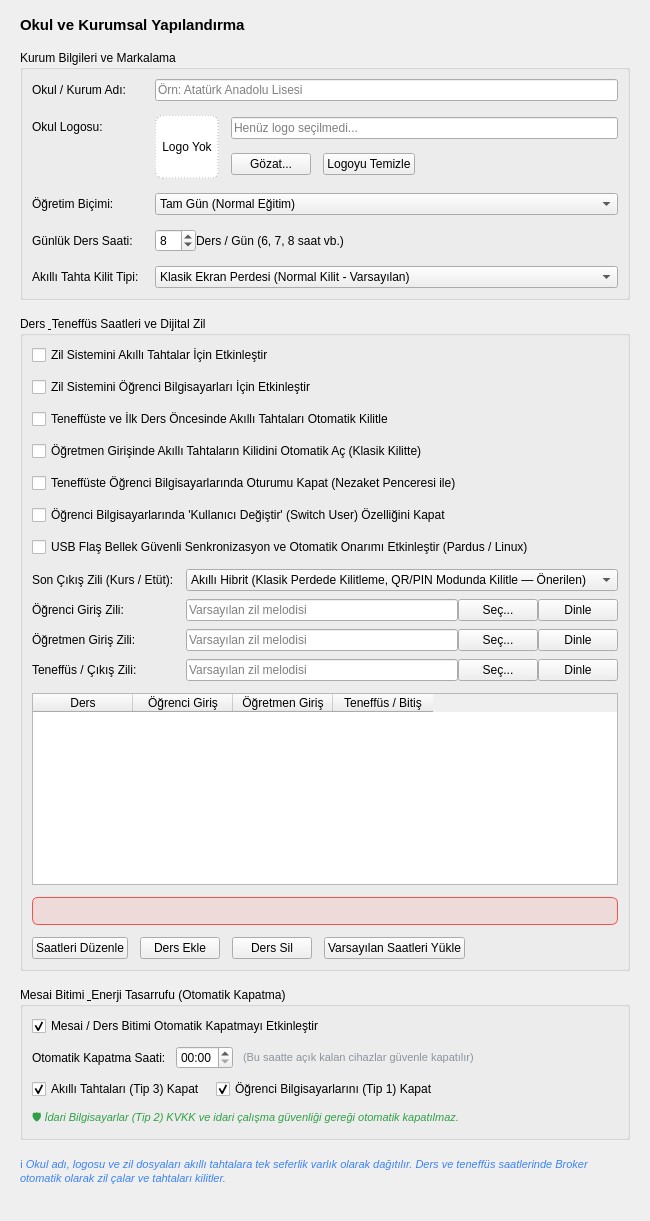
            <widget class="QWidget" name="scrollSchoolContents">
             <layout class="QVBoxLayout" name="scrollSchoolLayout">
              <property name="leftMargin"><number>20</number></property>
              <property name="topMargin"><number>16</number></property>
              <property name="rightMargin"><number>20</number></property>
              <property name="bottomMargin"><number>16</number></property>
              <property name="spacing"><number>16</number></property>
              <item>
               <widget class="QLabel" name="lblSchoolTitle">
                <property name="text"><string>Okul ve Kurumsal Yapılandırma</string></property>
                <property name="styleSheet"><string>font-weight: bold; font-size: 15px;</string></property>
               </widget>
              </item>
              <item>
               <widget class="QGroupBox" name="grpSchoolInfo">
                <property name="title"><string>Kurum Bilgileri ve Markalama</string></property>
                <layout class="QFormLayout" name="schoolForm">
                 <property name="horizontalSpacing"><number>16</number></property>
                 <property name="verticalSpacing"><number>14</number></property>
                 <item row="0" column="0">
                  <widget class="QLabel" name="lblSchoolName">
                   <property name="text"><string>Okul / Kurum Adı:</string></property>
                  </widget>
                 </item>
                 <item row="0" column="1">
                  <widget class="QLineEdit" name="schoolNameEdit">
                   <property name="placeholderText"><string>Örn: Atatürk Anadolu Lisesi</string></property>
                   <property name="toolTip"><string>Akıllı tahta kilit ekranlarında, raporlarda ve ana pencere başlığında gösterilecek okul adı.</string></property>
                  </widget>
                 </item>
                 <item row="1" column="0">
                  <widget class="QLabel" name="lblSchoolLogo">
                   <property name="text"><string>Okul Logosu:</string></property>
                  </widget>
                 </item>
                 <item row="1" column="1">
                  <layout class="QHBoxLayout" name="logoLayout">
                   <property name="spacing"><number>12</number></property>
                   <item>
                    <widget class="QLabel" name="lblLogoPreview">
                     <property name="minimumSize"><size><width>64</width><height>64</height></size></property>
                     <property name="maximumSize"><size><width>64</width><height>64</height></size></property>
                     <property name="styleSheet"><string>border: 1px dashed palette(mid); border-radius: 8px; background-color: palette(base);</string></property>
                     <property name="alignment"><set>Qt::AlignCenter</set></property>
                     <property name="text"><string>Logo Yok</string></property>
                    </widget>
                   </item>
                   <item>
                    <layout class="QVBoxLayout" name="logoSubLayout">
                     <item>
                      <widget class="QLineEdit" name="schoolLogoPathEdit">
                       <property name="readOnly"><bool>true</bool></property>
                       <property name="placeholderText"><string>Henüz logo seçilmedi...</string></property>
                      </widget>
                     </item>
                     <item>
                      <layout class="QHBoxLayout" name="logoBtnLayout">
                       <item>
                        <widget class="QPushButton" name="btnBrowseLogo"><property name="text"><string>Gözat...</string></property></widget>
                       </item>
                       <item>
                        <widget class="QPushButton" name="btnClearLogo"><property name="text"><string>Logoyu Temizle</string></property></widget>
                       </item>
                       <item><spacer name="logoBtnSpacer"><property name="orientation"><enum>Qt::Horizontal</enum></property><property name="sizeHint" stdset="0"><size><width>40</width><height>20</height></size></property></spacer></item>
                      </layout>
                     </item>
                    </layout>
                   </item>
                  </layout>
                 </item>
                 <item row="2" column="0">
                  <widget class="QLabel" name="lblEducationType">
                   <property name="text"><string>Öğretim Biçimi:</string></property>
                  </widget>
                 </item>
                 <item row="2" column="1">
                  <widget class="QComboBox" name="comboEducationType">
                   <item><property name="text"><string>Tam Gün (Normal Eğitim)</string></property></item>
                   <item><property name="text"><string>İkili Eğitim (Sabahçı / Öğlenci)</string></property></item>
                  </widget>
                 </item>
                 <item row="3" column="0">
                  <widget class="QLabel" name="lblDailyLessonCount">
                   <property name="text"><string>Günlük Ders Saati:</string></property>
                  </widget>
                 </item>
                 <item row="3" column="1">
                  <layout class="QHBoxLayout" name="dailyLessonLayout">
                   <item>
                    <widget class="QSpinBox" name="spinDailyLessonCount">
                     <property name="minimum"><number>4</number></property>
                     <property name="maximum"><number>14</number></property>
                     <property name="value"><number>8</number></property>
                    </widget>
                   </item>
                   <item>
                    <widget class="QLabel" name="lblLessonUnit">
                     <property name="text"><string>Ders / Gün (6, 7, 8 saat vb.)</string></property>
                    </widget>
                   </item>
                   <item><spacer name="lessonSpacer"><property name="orientation"><enum>Qt::Horizontal</enum></property><property name="sizeHint" stdset="0"><size><width>40</width><height>20</height></size></property></spacer></item>
                  </layout>
                 </item>
                 <item row="4" column="0">
                  <widget class="QLabel" name="lblSmartboardLockPolicy">
                   <property name="text">
                    <string>Akıllı Tahta Kilit Tipi:</string>
                   </property>
                  </widget>
                 </item>
                 <item row="4" column="1">
                  <widget class="QComboBox" name="smartboardLockPolicyCombo">
                   <item>
                    <property name="text">
                     <string>Klasik Ekran Perdesi (Normal Kilit - Varsayılan)</string>
                    </property>
                   </item>
                   <item>
                    <property name="text">
                     <string>Dinamik QR Kod ve Dokunmatik PIN Kilidi</string>
                    </property>
                   </item>
                  </widget>
                 </item>
                </layout>
               </widget>
              </item>
              <item>
               <widget class="QGroupBox" name="grpBellSchedule">
                <property name="title"><string>Ders &amp; Teneffüs Saatleri ve Dijital Zil</string></property>
                <layout class="QVBoxLayout" name="bellVBox">
                 <property name="spacing"><number>12</number></property>
                 <item>
                  <widget class="QCheckBox" name="chkBellSmartboards">
                   <property name="text"><string>Zil Sistemini Akıllı Tahtalar İçin Etkinleştir</string></property>
                   <property name="checked"><bool>false</bool></property>
                  </widget>
                 </item>
                 <item>
                  <widget class="QCheckBox" name="chkBellStudentPCs">
                   <property name="text"><string>Zil Sistemini Öğrenci Bilgisayarları İçin Etkinleştir</string></property>
                   <property name="checked"><bool>false</bool></property>
                  </widget>
                 </item>
                 <item>
                  <widget class="QCheckBox" name="chkAutoLockRecess">
                   <property name="text"><string>Teneffüste ve İlk Ders Öncesinde Akıllı Tahtaları Otomatik Kilitle</string></property>
                   <property name="checked"><bool>false</bool></property>
                   <property name="toolTip"><string>Teneffüs zili çaldığında açık olan tahtaları nezaket süresiyle kilitler; sabah ilk ders öncesinde veya teneffüs ortasında yeni açılan tahtaları ise anında kilitler.</string></property>
                  </widget>
                 </item>
                 <item>
                  <widget class="QCheckBox" name="chkAutoUnlockTeacher">
                   <property name="text"><string>Öğretmen Girişinde Akıllı Tahtaların Kilidini Otomatik Aç (Klasik Kilitte)</string></property>
                   <property name="checked"><bool>false</bool></property>
                   <property name="toolTip"><string>Öğretmen zili çaldığında klasik ekran perdesi kilitli olan akıllı tahtaların kilidini otomatik olarak kaldırır. (QR/PIN girişli kilit aktifse bu kural güvenlik nedeniyle uygulanmaz).</string></property>
                  </widget>
                 </item>
                 <item>
                  <widget class="QCheckBox" name="chkRecessLogoutStudentPCs">
                   <property name="text"><string>Teneffüste Öğrenci Bilgisayarlarında Oturumu Kapat (Nezaket Penceresi ile)</string></property>
                   <property name="checked"><bool>false</bool></property>
                   <property name="toolTip"><string>Teneffüs zili çaldığında öğrenci bilgisayarlarında 30 saniyelik geri sayımlı oturum kapatma başlatır; teneffüs ortasında veya ders öncesi yeni açılan öğrenci bilgisayarlarını ise öğretmen ziline kadar anında kilitler.</string></property>
                  </widget>
                 </item>
                 <item>
                  <widget class="QCheckBox" name="chkDisableSwitchUserStudentPCs">
                   <property name="text"><string>Öğrenci Bilgisayarlarında 'Kullanıcı Değiştir' (Switch User) Özelliğini Kapat</string></property>
                   <property name="checked"><bool>false</bool></property>
                   <property name="toolTip"><string>İşletim sistemi seviyesinde kısıtlama uygulayarak öğrencilerin oturum kapatmadan başka hesapla girmesini ve arka planda açık oturum birikmesini engeller.</string></property>
                  </widget>
                 </item>
                 <item>
                  <widget class="QCheckBox" name="chkUsbProtection">
                   <property name="text"><string>USB Flaş Bellek Güvenli Senkronizasyon ve Otomatik Onarımı Etkinleştir (Pardus / Linux)</string></property>
                   <property name="checked"><bool>false</bool></property>
                   <property name="toolTip"><string>Teneffüs kilidi anında takılı USB bellekleri otomatik olarak senkronize eder (sync) ve kilit ekranına güvenli çıkarma butonu ekler. Ayrıca kirli bayrakla (dirty bit) takılan flaş belleklerin dosya sistemini otomatik onarır.</string></property>
                  </widget>
                 </item>
                 <item>
                  <layout class="QFormLayout" name="bellFilesForm">
                   <property name="horizontalSpacing"><number>12</number></property>
                   <property name="verticalSpacing"><number>8</number></property>
                   <item row="0" column="0">
                    <widget class="QLabel" name="lblLastBellBehavior"><property name="text"><string>Son Çıkış Zili (Kurs / Etüt):</string></property></widget>
                   </item>
                   <item row="0" column="1">
                    <widget class="QComboBox" name="comboLastBellBehavior">
                     <property name="toolTip"><string>Günün en son ders çıkış zili çaldığında (okul sonrası DYK, kurs ve etüt çalışmaları için) uygulanacak kilit davranışını belirler.</string></property>
                     <item>
                      <property name="text"><string>Akıllı Hibrit (Klasik Perdede Kilitleme, QR/PIN Modunda Kilitle — Önerilen)</string></property>
                     </item>
                     <item>
                      <property name="text"><string>Kurs / Etüt Serbest Modu (Son Çıkış Zilinden Sonra Asla Kilitleme)</string></property>
                     </item>
                     <item>
                      <property name="text"><string>Her Zaman Kilitle (Son Çıkış Zilinde de Normal Teneffüs Gibi Kilitle)</string></property>
                     </item>
                    </widget>
                   </item>
                   <item row="1" column="0">
                    <widget class="QLabel" name="lblBellStudent"><property name="text"><string>Öğrenci Giriş Zili:</string></property></widget>
                   </item>
                   <item row="1" column="1">
                    <layout class="QHBoxLayout" name="bellStudentLayout">
                     <item><widget class="QLineEdit" name="bellStudentEdit"><property name="readOnly"><bool>true</bool></property><property name="placeholderText"><string>Varsayılan zil melodisi</string></property></widget></item>
                     <item><widget class="QPushButton" name="btnBrowseBellStudent"><property name="text"><string>Seç...</string></property></widget></item>
                     <item><widget class="QPushButton" name="btnPlayBellStudent"><property name="text"><string>Dinle</string></property></widget></item>
                    </layout>
                   </item>
                   <item row="2" column="0">
                    <widget class="QLabel" name="lblBellTeacher"><property name="text"><string>Öğretmen Giriş Zili:</string></property></widget>
                   </item>
                   <item row="2" column="1">
                    <layout class="QHBoxLayout" name="bellTeacherLayout">
                     <item><widget class="QLineEdit" name="bellTeacherEdit"><property name="readOnly"><bool>true</bool></property><property name="placeholderText"><string>Varsayılan zil melodisi</string></property></widget></item>
                     <item><widget class="QPushButton" name="btnBrowseBellTeacher"><property name="text"><string>Seç...</string></property></widget></item>
                     <item><widget class="QPushButton" name="btnPlayBellTeacher"><property name="text"><string>Dinle</string></property></widget></item>
                    </layout>
                   </item>
                   <item row="3" column="0">
                    <widget class="QLabel" name="lblBellRecess"><property name="text"><string>Teneffüs / Çıkış Zili:</string></property></widget>
                   </item>
                   <item row="3" column="1">
                    <layout class="QHBoxLayout" name="bellRecessLayout">
                     <item><widget class="QLineEdit" name="bellRecessEdit"><property name="readOnly"><bool>true</bool></property><property name="placeholderText"><string>Varsayılan zil melodisi</string></property></widget></item>
                     <item><widget class="QPushButton" name="btnBrowseBellRecess"><property name="text"><string>Seç...</string></property></widget></item>
                     <item><widget class="QPushButton" name="btnPlayBellRecess"><property name="text"><string>Dinle</string></property></widget></item>
                    </layout>
                   </item>
                  </layout>
                 </item>
                 <item>
                  <widget class="QTableWidget" name="tblSchedule">
                   <property name="minimumHeight"><number>180</number></property>
                   <property name="selectionBehavior"><enum>QAbstractItemView::SelectRows</enum></property>
                   <property name="selectionMode"><enum>QAbstractItemView::SingleSelection</enum></property>
                   <column><property name="text"><string>Ders</string></property></column>
                   <column><property name="text"><string>Öğrenci Giriş</string></property></column>
                   <column><property name="text"><string>Öğretmen Giriş</string></property></column>
                   <column><property name="text"><string>Teneffüs / Bitiş</string></property></column>
                  </widget>
                 </item>
                 <item>
                  <widget class="QLabel" name="lblScheduleError">
                   <property name="text"><string/></property>
                   <property name="wordWrap"><bool>true</bool></property>
                   <property name="visible"><bool>false</bool></property>
                   <property name="styleSheet"><string>color: #f85149; font-weight: bold; padding: 6px 10px; background-color: rgba(248, 81, 73, 0.12); border: 1px solid #f85149; border-radius: 6px; font-size: 12px;</string></property>
                  </widget>
                 </item>
                 <item>
                  <layout class="QHBoxLayout" name="scheduleBtnLayout">
                   <item><widget class="QPushButton" name="btnToggleScheduleEdit"><property name="text"><string>Saatleri Düzenle</string></property></widget></item>
                   <item><widget class="QPushButton" name="btnAddLesson"><property name="text"><string>Ders Ekle</string></property></widget></item>
                   <item><widget class="QPushButton" name="btnRemoveLesson"><property name="text"><string>Ders Sil</string></property></widget></item>
                   <item><widget class="QPushButton" name="btnDefaultSchedule"><property name="text"><string>Varsayılan Saatleri Yükle</string></property></widget></item>
                   <item><spacer name="schedSpacer"><property name="orientation"><enum>Qt::Horizontal</enum></property><property name="sizeHint" stdset="0"><size><width>40</width><height>20</height></size></property></spacer></item>
                  </layout>
                 </item>
                </layout>
               </widget>
              </item>
              <item>
               <widget class="QGroupBox" name="grpPowerSaving">
                <property name="title"><string>Mesai Bitimi &amp; Enerji Tasarrufu (Otomatik Kapatma)</string></property>
                <layout class="QVBoxLayout" name="powerSavingVBox">
                 <property name="spacing"><number>10</number></property>
                 <item>
                  <widget class="QCheckBox" name="chkAutoShutdown">
                   <property name="text"><string>Mesai / Ders Bitimi Otomatik Kapatmayı Etkinleştir</string></property>
                   <property name="checked"><bool>true</bool></property>
                  </widget>
                 </item>
                 <item>
                  <layout class="QHBoxLayout" name="shutdownTimeLayout">
                   <item>
                    <widget class="QLabel" name="lblShutdownTime">
                     <property name="text"><string>Otomatik Kapatma Saati:</string></property>
                    </widget>
                   </item>
                   <item>
                    <widget class="QTimeEdit" name="timeAutoShutdown">
                     <property name="displayFormat"><string>HH:mm</string></property>
                    </widget>
                   </item>
                   <item>
                    <widget class="QLabel" name="lblShutdownNotice">
                     <property name="text"><string>&lt;span style="color: #8b949e; font-size: 11px;"&gt;(Bu saatte açık kalan cihazlar güvenle kapatılır)&lt;/span&gt;</string></property>
                    </widget>
                   </item>
                   <item><spacer name="shutdownSpacer"><property name="orientation"><enum>Qt::Horizontal</enum></property><property name="sizeHint" stdset="0"><size><width>40</width><height>20</height></size></property></spacer></item>
                  </layout>
                 </item>
                 <item>
                  <layout class="QHBoxLayout" name="shutdownTargetsLayout">
                   <item>
                    <widget class="QCheckBox" name="chkShutdownSmartboards">
                     <property name="text"><string>Akıllı Tahtaları (Tip 3) Kapat</string></property>
                     <property name="checked"><bool>true</bool></property>
                    </widget>
                   </item>
                   <item>
                    <widget class="QCheckBox" name="chkShutdownStudentPCs">
                     <property name="text"><string>Öğrenci Bilgisayarlarını (Tip 1) Kapat</string></property>
                     <property name="checked"><bool>true</bool></property>
                    </widget>
                   </item>
                   <item><spacer name="targetSpacer"><property name="orientation"><enum>Qt::Horizontal</enum></property><property name="sizeHint" stdset="0"><size><width>40</width><height>20</height></size></property></spacer></item>
                  </layout>
                 </item>
                 <item>
                  <widget class="QLabel" name="lblAdminSafeNotice">
                   <property name="text">
                    <string>&lt;span style="color: #2ea043; font-size: 11px;"&gt;🛡 &lt;i&gt;İdari Bilgisayarlar (Tip 2) KVKK ve idari çalışma güvenliği gereği otomatik kapatılmaz.&lt;/i&gt;&lt;/span&gt;</string>
                   </property>
                  </widget>
                 </item>
                </layout>
               </widget>
              </item>
              <item>
               <widget class="QLabel" name="lblSchoolNotice">
                <property name="text">
                 <string>&lt;span style="color: #3b82f6; font-size: 11px;"&gt;ℹ &lt;i&gt;Okul adı, logosu ve zil dosyaları akıllı tahtalara tek seferlik varlık olarak dağıtılır. Ders ve teneffüs saatlerinde Broker otomatik olarak zil çalar ve tahtaları kilitler.&lt;/i&gt;&lt;/span&gt;</string>
                </property>
                <property name="wordWrap"><bool>true</bool></property>
               </widget>
              </item>
              <item><spacer name="spacerSchool"><property name="orientation"><enum>Qt::Vertical</enum></property><property name="sizeHint" stdset="0"><size><width>20</width><height>20</height></size></property></spacer></item>
             </layout>
            </widget>
